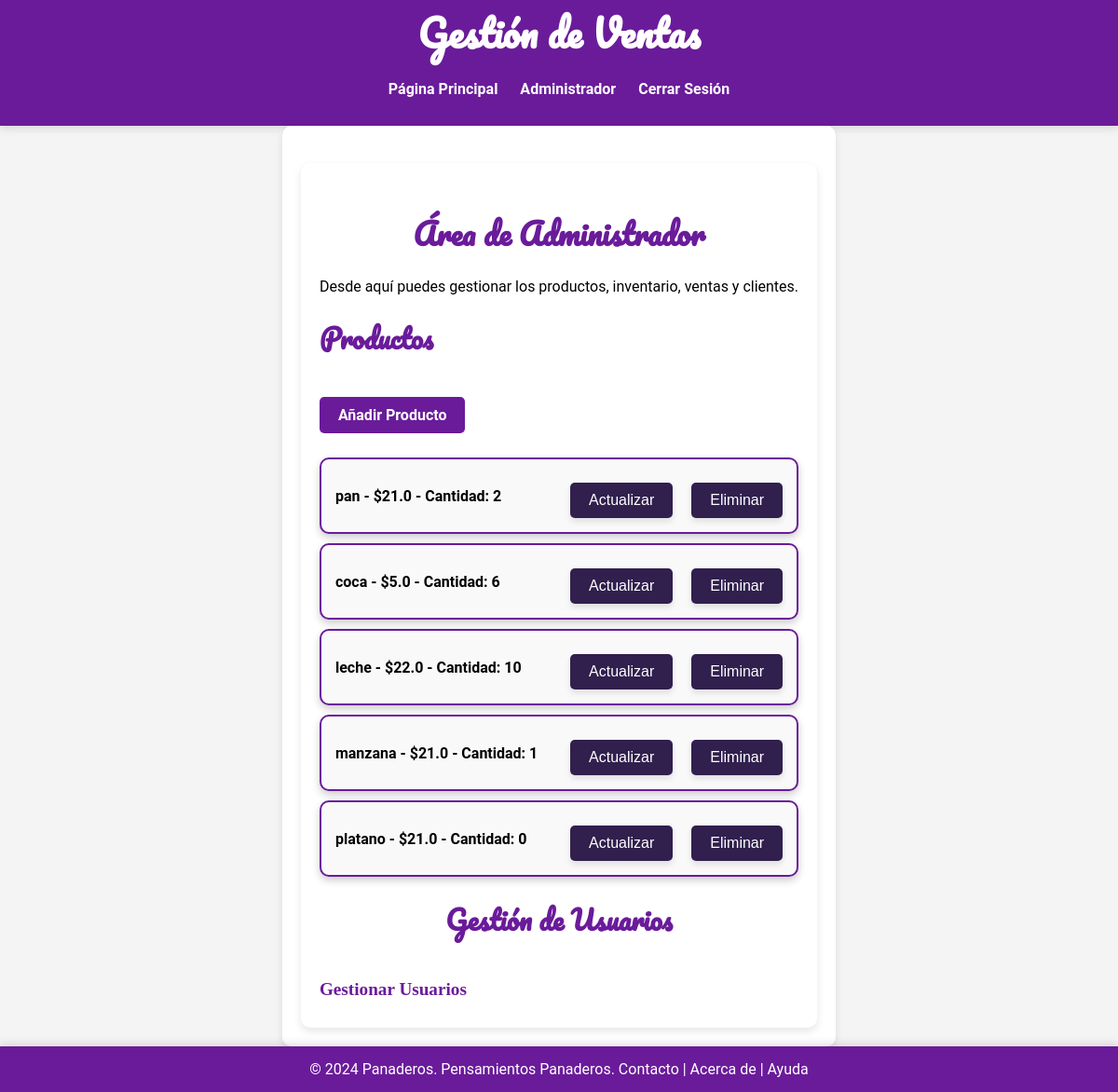
Page /administrador (signed in) on the committed database.
### app.py (models this page shows)
class Producto(db.Model):
    id = db.Column(db.Integer, primary_key=True)
    nombre = db.Column(db.String(100), nullable=False)
    precio = db.Column(db.Float, nullable=False)
    cantidad = db.Column(db.Integer, nullable=False)
    imagen = db.Column(db.String(20), nullable=False, default='default.jpg')

### app.py (the view)
@app.route('/administrador')
@login_required
def administrador():
    if current_user.rol != 'admin':
        flash('Acceso denegado')
        return redirect(url_for('index'))
    productos = Producto.query.all()
    return render_template('administrador.html', productos=productos)

### app.py (called while the page is built)
@login_manager.user_loader
def cargar_usuario(usuario_id):
    with Session(db.engine) as session:
        return session.get(Usuario, int(usuario_id))

### templates/administrador.html
{% extends "layout.html" %}
{% block content %}
<div class="administrador-container">
    <h2 class="administrador-header">Área de Administrador</h2>
    <p>Desde aquí puedes gestionar los productos, inventario, ventas y clientes.</p>
    <h3>Productos</h3>
    <a href="{{ url_for('agregar_producto') }}" class="btn-link">Añadir Producto</a>
    <ul class="productos">
        {% for producto in productos %}
        <li>
            <span>{{ producto.nombre }} - ${{ producto.precio }} - Cantidad: {{ producto.cantidad }}</span>
            <a href="{{ url_for('actualizar_producto', producto_id=producto.id) }}"><button>Actualizar</button></a>
            <form method="post" action="{{ url_for('eliminar_producto', producto_id=producto.id) }}" style="display:inline;">
                <button type="submit">Eliminar</button>
            </form>
        </li>
        {% endfor %}
    </ul>
    <h3 class="gestion-usuarios-header">Gestión de Usuarios</h3>
    <a href="{{ url_for('gestion_clientes') }}" class="link-gestion">Gestionar Usuarios</a>
</div>
{% endblock %}

### static/css/styles.css (style rules this page uses)
body { display: flex; flex-direction: column; min-height: 100vh; font-family: 'Roboto', sans-serif; margin: 0; padding: 0; background-color: #f4f4f4; }
h1, h2 { color: #333; }
h2 { font-family: 'Pacifico', cursive; font-size: 2em; color: #6A1B9A; }
button, input[type="submit"] { padding: 10px 20px; background-color: #303F9F; color: white; border: none; cursor: pointer; border-radius: 5px; margin-top: 10px; box-shadow: 0 4px 6px rgba(0, 0, 0, 0.1); transition: background-color 0.3s ease, box-shadow 0.3s ease; }
ul.productos { list-style-type: none; padding: 0; }
ul.productos li { background: #fff; margin: 10px 0; padding: 15px; border-radius: 5px; box-shadow: 0 4px 6px rgba(0, 0, 0, 0.1); display: flex; justify-content: space-between; align-items: center; transition: transform 0.3s ease, box-shadow 0.3s ease; }
ul.productos li span { flex-grow: 1; margin-right: 20px; }
ul.productos li button { margin-left: 10px; }
a { color: #6A1B9A; text-decoration: none; }
.administrador-container { background-color: white; padding: 20px; border-radius: 10px; box-shadow: 0 4px 8px rgba(0,0,0,0.1); margin-top: 20px; }
.administrador-header { font-family: 'Pacifico', cursive; color: #6A1B9A; text-align: center; margin-bottom: 20px; }
.administrador-container h3 { color: #6A1B9A; margin-top: 20px; font-family: 'Pacifico', cursive; font-size: 1.8em; }
.administrador-container .gestion-usuarios-header { text-align: center; }
.administrador-container a { color: #6A1B9A; text-decoration: none; font-weight: bold; margin-right: 10px; }
.administrador-container .btn-link { display: inline-block; margin: 10px 0; padding: 10px 20px; background-color: #6A1B9A; color: white; border-radius: 5px; text-decoration: none; transition: background-color 0.3s ease; }
.administrador-container .link-gestion { display: inline-block; margin: 10px 0; color: #6A1B9A; text-decoration: none; font-weight: bold; font-family: 'Georgia', serif; font-size: 1.2em; position: relative; transition: color 0.3s ease; }
.administrador-container .link-gestion::after { content: ''; position: absolute; width: 100%; height: 2px; bottom: -2px; left: 0; background-color: #6A1B9A; transform: scaleX(0); transform-origin: bottom right; transition: transform 0.3s ease; }
ul.productos li { background: #f9f9f9; margin: 10px 0; padding: 15px; border-radius: 10px; box-shadow: 0 4px 8px rgba(0, 0, 0, 0.2); border: 2px solid #6A1B9A; display: flex; justify-content: space-between; align-items: center; transition: transform 0.3s ease, box-shadow 0.3s ease, color 0.3s ease; }
ul.productos li span { flex-grow: 1; margin-right: 20px; font-weight: bold; }
ul.productos li button { margin-left: 10px; padding: 10px 20px; background-color: #311f4e; color: white; border: none; border-radius: 5px; cursor: pointer; transition: background-color 0.3s ease, box-shadow 0.3s ease, transform 0.3s ease; }
button, input[type="submit"] { padding: 10px 20px; background-color: #6A1B9A; color: white; border: 2px solid #6A1B9A; border-radius: 5px; cursor: pointer; font-size: 1em; transition: background-color 0.3s ease, box-shadow 0.3s ease, transform 0.3s ease; }

### rows in the picture
Producto: nombre "pan", precio "21.0", cantidad "2"
Producto: nombre "coca", precio "5.0", cantidad "6"
Producto: nombre "leche", precio "22.0", cantidad "10"
Producto: nombre "manzana", precio "21.0", cantidad "1"
Producto: nombre "platano", precio "21.0", cantidad "0"
